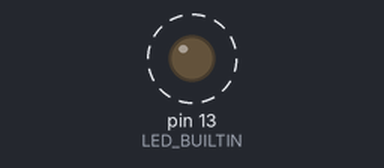
A sketch run on a simulated Arduino Uno, built with avr-gcc and run on an emulated ATmega328P. Shown: output pins drawn as LEDs (lit = HIGH). Dashed ring = blinking. What the sketch prints to the serial monitor is not drawn.

Above: at 0.5 s.
Timing chart, 0 to 3.0 s (numbered marks = the images above):
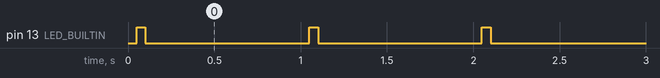

The sketch:

IntervalTest.ino
```cpp
//-------------------------------------------------------------------------------
#include "IntervalMgr.h"
IntervalManager intervals; // INTERVAL_MAX_HANDLERS defined in IntervalMgr.h (default 10)
//-------------------------------------------------------------------------------
void flash( void ) { // flash will be executed every 50ms, it will turn on the LED during 50ms every second
    static uint8_t count = 0;
    digitalWrite( LED_BUILTIN, ( count == 0 ) ? HIGH : LOW );
    count = ( count + 1 ) % 20;
}
//-------------------------------------------------------------------------------
void dummy( void ) {
    //
}
//-------------------------------------------------------------------------------
void test0( void ) {
    Serial.print( "0" );
    Serial.flush();
}
//-------------------------------------------------------------------------------
void test1( void ) {
    Serial.print( "1" );
    Serial.flush();
}
//-------------------------------------------------------------------------------
void test2( void ) {
    Serial.println( "2" );
    Serial.flush();
}
//-------------------------------------------------------------------------------
void test3( void ) {
    intervals.set( 2, test2, 5000, millis() ); // raise interval for test2 from 1000 to 5000ms
    intervals.set( 3, nullptr, 0, 0 );         // disable itself on the first shot
    Serial.println( "3" );
    Serial.flush();
}
//-------------------------------------------------------------------------------
void oneshot( void ) {
    intervals.set( 4, nullptr, 0, 0 ); // disable itself on the first shot
    Serial.print( " oneshot " );
    Serial.flush();
}
//-------------------------------------------------------------------------------
void setup( void ) {
    Serial.begin( 115200 );
    pinMode( LED_BUILTIN, OUTPUT );
    uint32_t now = millis();
    //          index functie ms vanaf
    intervals.set( 0, test0, 100, now );  // test0 will be executed every 100 ms
    intervals.set( 1, test1, 333, now );  // test1 will be executed every 333 ms
    intervals.set( 2, test2, 1000, now ); // test2 will be executed every 1000 ms
    intervals.set( 3, test3, 5000, now ); // test3 will be executed after 5000 ms, changes the timing of test2 and disables itself
    intervals.set( 4, oneshot, 4000, now ); // oneshot will be executed after 4000 ms and it will disable itself in the callback
    intervals.set( 5, flash, 50, now );
    // intervals.set( 6, dummy,   1000, now );
    // intervals.set( 7, dummy,   1000, now );
    // intervals.set( 8, dummy,   1000, now );
    // intervals.set( 9, dummy,   1000, now );
}
//-------------------------------------------------------------------------------
void loop( void ) {
    intervals.loop();
}
//-------------------------------------------------------------------------------
```

IntervalMgr.cpp
```cpp
#include "IntervalMgr.h"
//-------------------------------------------------------------------------------
Handler::Handler() : callback_( nullptr ), interval_( 0 ), oldTime_( 0 ) {}
//-------------------------------------------------------------------------------
void Handler::set( Callback func, uint32_t interval, uint32_t now ) {
    callback_ = func;
    interval_ = interval;
    oldTime_ = now;
}
//-------------------------------------------------------------------------------
void Handler::poll(uint32_t now) {
    if( callback_ != nullptr && now - oldTime_ >= interval_ ) {
        oldTime_ += interval_;
        callback_();
    }
}
//-------------------------------------------------------------------------------
bool Handler::isEnabled() const {
    return( callback_ != nullptr && interval_ > 0 );
}
//-------------------------------------------------------------------------------
void Handler::disable() {
    callback_ = nullptr;
}
//-------------------------------------------------------------------------------
IntervalManager::IntervalManager( void ) {
    for( int i = 0; i < INTERVAL_MAX_HANDLERS; i++ ) {
        handlers_[i].disable();
    }
}
//-------------------------------------------------------------------------------
void IntervalManager::set( int index, Handler::Callback func, uint32_t interval, uint32_t time ) {
    if( index < 0 || index >= INTERVAL_MAX_HANDLERS ) return;
    handlers_[index].set( func, interval, time );
}
//-------------------------------------------------------------------------------
void IntervalManager::loop() {
    uint32_t now = millis();
    for( int i = 0; i < INTERVAL_MAX_HANDLERS; i++ ) {
        if( handlers_[i].isEnabled() ) {
            handlers_[i].poll(now);
        }
    }
}
//-------------------------------------------------------------------------------
```

IntervalMgr.h
```cpp
#ifndef INTERVALMGR_H
#define INTERVALMGR_H
//-------------------------------------------------------------------------------
#define INTERVAL_MAX_HANDLERS 10 // set the maximumum array size
//-------------------------------------------------------------------------------
// compile time check
#if INTERVAL_MAX_HANDLERS <= 0
#error "INTERVAL_MAX_HANDLERS must be > 0"
#endif
//-------------------------------------------------------------------------------
// compile time check
#if INTERVAL_MAX_HANDLERS > 50
#warning "Large INTERVAL_MAX_HANDLERS may consume significant RAM"
#endif
//-------------------------------------------------------------------------------
#include <stdint.h>
#include "Arduino.h"
//-------------------------------------------------------------------------------
class Handler {
    public:
        using Callback = void ( * )();

        Handler();
        void set( Callback func, uint32_t interval, uint32_t now );
        void poll(uint32_t now);
        void disable();
        bool isEnabled() const;

    private:
        Callback callback_;
        uint32_t interval_;
        uint32_t oldTime_;
};
//-------------------------------------------------------------------------------
class IntervalManager {
    public:
        IntervalManager( void );
        void set( int index, Handler::Callback func, uint32_t interval, uint32_t now );
        void loop();
    private:
        Handler handlers_[INTERVAL_MAX_HANDLERS];
};
//-------------------------------------------------------------------------------
#endif // INTERVALMGR_H
```

Measured:
- by itself, pin 13 (LED_BUILTIN): alternates HIGH for 0.05 s and LOW for 0.95 s
